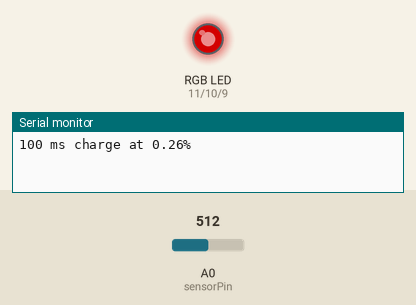
This sketch was run on a simulated Arduino Uno, built with avr-gcc and run on an emulated ATmega328P. Shown: an RGB LED mixed from three pins (HIGH = lit), the last lines printed to the serial monitor. Inputs (shaded band) come from the test bench; at power-on: A0 (sensorPin) = 512. Dim RGB values are drawn brighter than linear.

Above: at 0.1 s.
At 9.8 s:
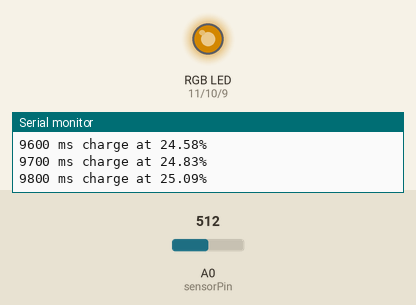
At 19.7 s:
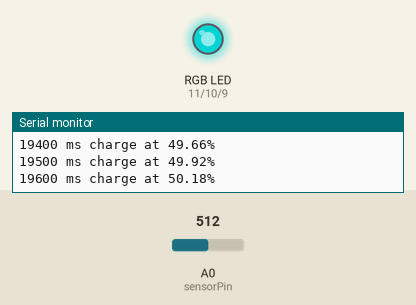
At 29.5 s:
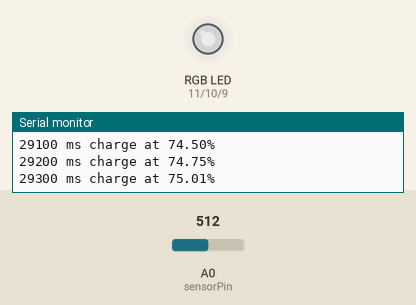
At 39.4 s:
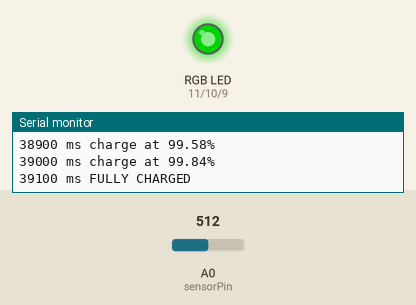
Timing chart, 0 to 40.0 s (numbered marks = the images above):
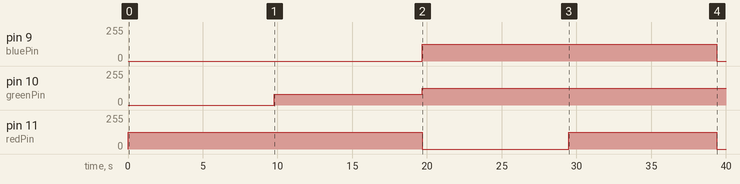

Measured:
- by itself, pin 9 (bluePin): 0/255 → 125/255 at 19.7 s, → 0/255 19.7 s later
- by itself, pin 10 (greenPin): 0/255 → 80/255 at 9.8 s, → 125/255 9.9 s later
- by itself, pin 11 (redPin): 0/255 → 125/255 at 0.00 s, → 0/255 19.7 s later, → 125/255 9.8 s later, → 0/255 9.9 s later

The sketch:

day_9.ino
```cpp
int sensorPin = A0;
int sensorValue = 0;

int redPin = 11;
int greenPin = 10;
int bluePin = 9;

unsigned int batteryCapacity = 50000;
unsigned int batteryLevel = 0;
unsigned int ticks = 0;
unsigned int wait = 100;
double PercentFull;

void setup() {
  pinMode(redPin, OUTPUT);
  pinMode(greenPin, OUTPUT);
  pinMode(bluePin, OUTPUT);
  Serial.begin(9600);
}

void RGB_color(int red_value, int green_value, int blue_value) {
  analogWrite(redPin, red_value);
  analogWrite(greenPin, green_value);
  analogWrite(bluePin, blue_value);
}

double getBatteryPercentage() {
  return (
    ((double)batteryLevel / (double)batteryCapacity) * 100
  );
}

void ShowBatteryPercentage() {
  PercentFull = getBatteryPercentage();

  // print the elasped time
  Serial.print(ticks);
  Serial.print(" ms charge at ");

  // print the percent charge
  Serial.print(PercentFull);

  // print a percent character and line return...
  Serial.println("%");

  // Now let's light the LED with the appropriate color...
  if (PercentFull > 0 && PercentFull <= 25) {
    RGB_color(125, 0, 0); // red
  } else if (PercentFull > 25 && PercentFull <= 50) {
    RGB_color(125, 80, 0); // yellow-ish
  } else if (PercentFull > 50 && PercentFull <= 75) {
    RGB_color(0, 125, 125); // blue-ish
  } else if (PercentFull > 75 && PercentFull < 100) {
    RGB_color(125, 125, 125); // white
  }
}

void showBatteryFull() {
  Serial.print(ticks);
  Serial.print(" ms ");
  Serial.println("FULLY CHARGED");
  batteryLevel = batteryCapacity;
  ticks = 0;
  RGB_color(0, 125, 0);
  delay(30000);
}

void loop() {
  sensorValue = analogRead(sensorPin);
  batteryLevel += (sensorValue * 0.25);
  ticks += wait;

  if (batteryLevel >= batteryCapacity) {
    showBatteryFull();
  } else {
    ShowBatteryPercentage();
  }

  delay(wait);
}
```
